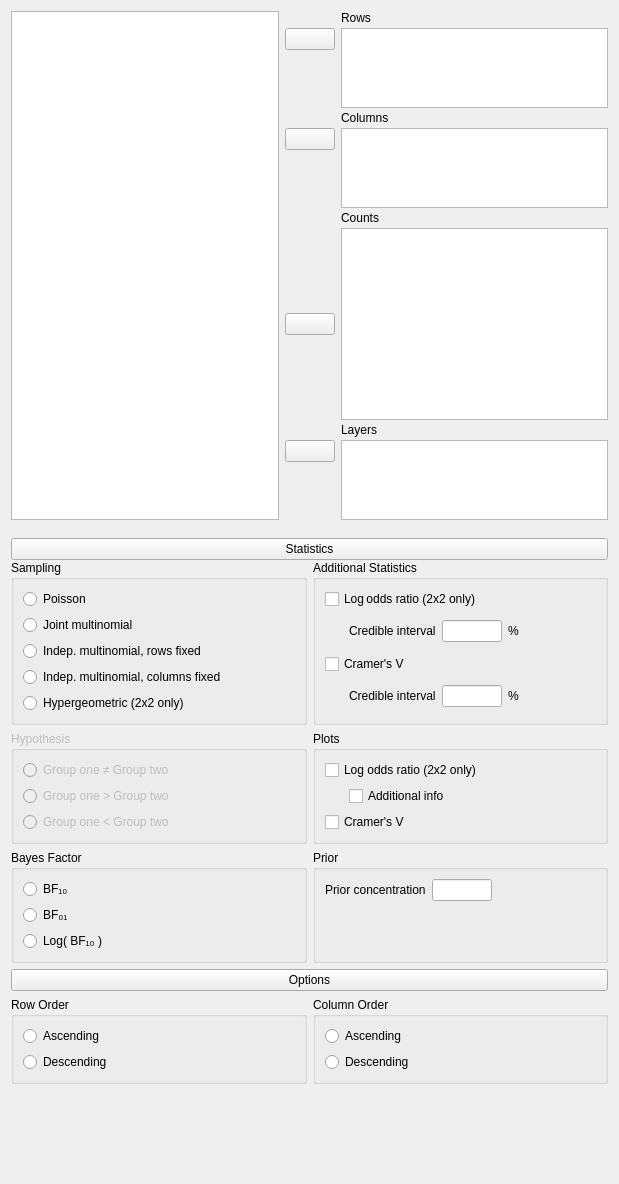
<?xml version="1.0" encoding="UTF-8"?>
<ui version="4.0">
 <class>ContingencyTablesBayesianForm</class>
 <widget class="QWidget" name="ContingencyTablesBayesianForm">
  <property name="geometry">
   <rect>
    <x>0</x>
    <y>0</y>
    <width>619</width>
    <height>1184</height>
   </rect>
  </property>
  <property name="sizePolicy">
   <sizepolicy hsizetype="Fixed" vsizetype="Preferred">
    <horstretch>0</horstretch>
    <verstretch>0</verstretch>
   </sizepolicy>
  </property>
  <property name="windowTitle">
   <string>Form</string>
  </property>
  <layout class="QGridLayout" name="gridLayout">
   <property name="verticalSpacing">
    <number>0</number>
   </property>
   <item row="0" column="0">
    <widget class="QWidget" name="topWidget" native="true">
     <property name="sizePolicy">
      <sizepolicy hsizetype="Preferred" vsizetype="Fixed">
       <horstretch>0</horstretch>
       <verstretch>0</verstretch>
      </sizepolicy>
     </property>
     <layout class="QGridLayout" name="gridLayout_2">
      <property name="leftMargin">
       <number>0</number>
      </property>
      <property name="topMargin">
       <number>0</number>
      </property>
      <property name="rightMargin">
       <number>0</number>
      </property>
      <property name="verticalSpacing">
       <number>3</number>
      </property>
      <item row="3" column="2">
       <widget class="QLabel" name="label_3">
        <property name="text">
         <string>Columns</string>
        </property>
       </widget>
      </item>
      <item row="4" column="1">
       <widget class="AssignButton" name="buttonAssignColumns">
        <property name="sizePolicy">
         <sizepolicy hsizetype="Fixed" vsizetype="Fixed">
          <horstretch>0</horstretch>
          <verstretch>0</verstretch>
         </sizepolicy>
        </property>
        <property name="minimumSize">
         <size>
          <width>50</width>
          <height>0</height>
         </size>
        </property>
        <property name="maximumSize">
         <size>
          <width>50</width>
          <height>16777215</height>
         </size>
        </property>
        <property name="text">
         <string/>
        </property>
       </widget>
      </item>
      <item row="4" column="2" rowspan="2">
       <widget class="BoundListView" name="columns">
        <property name="sizePolicy">
         <sizepolicy hsizetype="Expanding" vsizetype="Fixed">
          <horstretch>0</horstretch>
          <verstretch>0</verstretch>
         </sizepolicy>
        </property>
        <property name="minimumSize">
         <size>
          <width>0</width>
          <height>80</height>
         </size>
        </property>
        <property name="maximumSize">
         <size>
          <width>16777215</width>
          <height>80</height>
         </size>
        </property>
        <property name="selectionMode">
         <enum>QAbstractItemView::ExtendedSelection</enum>
        </property>
       </widget>
      </item>
      <item row="5" column="1">
       <spacer name="verticalSpacer_3">
        <property name="orientation">
         <enum>Qt::Vertical</enum>
        </property>
        <property name="sizeHint" stdset="0">
         <size>
          <width>20</width>
          <height>0</height>
         </size>
        </property>
       </spacer>
      </item>
      <item row="7" column="2">
       <widget class="boundSingleItemView" name="counts">
        <property name="sizePolicy">
         <sizepolicy hsizetype="Expanding" vsizetype="Fixed">
          <horstretch>0</horstretch>
          <verstretch>0</verstretch>
         </sizepolicy>
        </property>
        <property name="maximumSize">
         <size>
          <width>16777215</width>
          <height>16777215</height>
         </size>
        </property>
        <property name="selectionMode">
         <enum>QAbstractItemView::ExtendedSelection</enum>
        </property>
       </widget>
      </item>
      <item row="7" column="1">
       <widget class="AssignButton" name="buttonAssignCounts">
        <property name="sizePolicy">
         <sizepolicy hsizetype="Fixed" vsizetype="Fixed">
          <horstretch>0</horstretch>
          <verstretch>0</verstretch>
         </sizepolicy>
        </property>
        <property name="minimumSize">
         <size>
          <width>50</width>
          <height>0</height>
         </size>
        </property>
        <property name="maximumSize">
         <size>
          <width>50</width>
          <height>16777215</height>
         </size>
        </property>
        <property name="text">
         <string/>
        </property>
       </widget>
      </item>
      <item row="6" column="2">
       <widget class="QLabel" name="label">
        <property name="text">
         <string>Counts</string>
        </property>
       </widget>
      </item>
      <item row="8" column="2">
       <widget class="QLabel" name="label_4">
        <property name="text">
         <string>Layers</string>
        </property>
       </widget>
      </item>
      <item row="9" column="1">
       <widget class="AssignButton" name="buttonAssignLayers">
        <property name="sizePolicy">
         <sizepolicy hsizetype="Fixed" vsizetype="Fixed">
          <horstretch>0</horstretch>
          <verstretch>0</verstretch>
         </sizepolicy>
        </property>
        <property name="minimumSize">
         <size>
          <width>50</width>
          <height>0</height>
         </size>
        </property>
        <property name="maximumSize">
         <size>
          <width>50</width>
          <height>16777215</height>
         </size>
        </property>
        <property name="text">
         <string/>
        </property>
       </widget>
      </item>
      <item row="9" column="2" rowspan="2">
       <widget class="BoundListView" name="layers">
        <property name="sizePolicy">
         <sizepolicy hsizetype="Expanding" vsizetype="Fixed">
          <horstretch>0</horstretch>
          <verstretch>0</verstretch>
         </sizepolicy>
        </property>
        <property name="minimumSize">
         <size>
          <width>0</width>
          <height>80</height>
         </size>
        </property>
        <property name="maximumSize">
         <size>
          <width>16777215</width>
          <height>80</height>
         </size>
        </property>
        <property name="selectionMode">
         <enum>QAbstractItemView::ExtendedSelection</enum>
        </property>
       </widget>
      </item>
      <item row="10" column="1">
       <spacer name="verticalSpacer_5">
        <property name="orientation">
         <enum>Qt::Vertical</enum>
        </property>
        <property name="sizeHint" stdset="0">
         <size>
          <width>20</width>
          <height>0</height>
         </size>
        </property>
       </spacer>
      </item>
      <item row="1" column="1">
       <widget class="AssignButton" name="buttonAssignRows">
        <property name="sizePolicy">
         <sizepolicy hsizetype="Fixed" vsizetype="Fixed">
          <horstretch>0</horstretch>
          <verstretch>0</verstretch>
         </sizepolicy>
        </property>
        <property name="minimumSize">
         <size>
          <width>50</width>
          <height>0</height>
         </size>
        </property>
        <property name="maximumSize">
         <size>
          <width>50</width>
          <height>16777215</height>
         </size>
        </property>
        <property name="text">
         <string/>
        </property>
       </widget>
      </item>
      <item row="2" column="1">
       <spacer name="verticalSpacer_2">
        <property name="orientation">
         <enum>Qt::Vertical</enum>
        </property>
        <property name="sizeHint" stdset="0">
         <size>
          <width>20</width>
          <height>0</height>
         </size>
        </property>
       </spacer>
      </item>
      <item row="0" column="2">
       <widget class="QLabel" name="label_2">
        <property name="text">
         <string>Rows</string>
        </property>
       </widget>
      </item>
      <item row="1" column="2" rowspan="2">
       <widget class="BoundListView" name="rows">
        <property name="sizePolicy">
         <sizepolicy hsizetype="Expanding" vsizetype="Fixed">
          <horstretch>0</horstretch>
          <verstretch>0</verstretch>
         </sizepolicy>
        </property>
        <property name="minimumSize">
         <size>
          <width>0</width>
          <height>80</height>
         </size>
        </property>
        <property name="maximumSize">
         <size>
          <width>16777215</width>
          <height>80</height>
         </size>
        </property>
        <property name="selectionMode">
         <enum>QAbstractItemView::ExtendedSelection</enum>
        </property>
       </widget>
      </item>
      <item row="0" column="1">
       <widget class="QWidget" name="widget_8" native="true"/>
      </item>
      <item row="0" column="0" rowspan="11">
       <widget class="AvailableFieldsListView" name="listAvailableFields">
        <property name="sizePolicy">
         <sizepolicy hsizetype="Expanding" vsizetype="Preferred">
          <horstretch>0</horstretch>
          <verstretch>0</verstretch>
         </sizepolicy>
        </property>
        <property name="selectionMode">
         <enum>QAbstractItemView::ExtendedSelection</enum>
        </property>
       </widget>
      </item>
     </layout>
    </widget>
   </item>
   <item row="1" column="0">
    <widget class="QWidget" name="groupStatistics" native="true">
     <layout class="QGridLayout" name="gridLayout_16">
      <property name="leftMargin">
       <number>0</number>
      </property>
      <property name="rightMargin">
       <number>0</number>
      </property>
      <property name="bottomMargin">
       <number>3</number>
      </property>
      <property name="verticalSpacing">
       <number>0</number>
      </property>
      <item row="1" column="0" colspan="2">
       <widget class="ExpanderButton" name="pushButton">
        <property name="sizePolicy">
         <sizepolicy hsizetype="Expanding" vsizetype="Fixed">
          <horstretch>0</horstretch>
          <verstretch>0</verstretch>
         </sizepolicy>
        </property>
        <property name="minimumSize">
         <size>
          <width>573</width>
          <height>0</height>
         </size>
        </property>
        <property name="text">
         <string>Statistics</string>
        </property>
       </widget>
      </item>
      <item row="2" column="0" rowspan="2" colspan="2">
       <widget class="QWidget" name="panelStatistics" native="true">
        <layout class="QGridLayout" name="gridLayout_12">
         <property name="leftMargin">
          <number>0</number>
         </property>
         <property name="topMargin">
          <number>0</number>
         </property>
         <property name="rightMargin">
          <number>0</number>
         </property>
         <property name="bottomMargin">
          <number>0</number>
         </property>
         <item row="0" column="2" colspan="2">
          <widget class="BoundGroupBox" name="groupBox">
           <property name="title">
            <string>Additional Statistics</string>
           </property>
           <layout class="QGridLayout" name="gridLayout_9">
            <item row="2" column="0" colspan="2">
             <widget class="BoundCheckBox" name="oddsRatio">
              <property name="text">
               <string>Log odds ratio (2x2 only)</string>
              </property>
             </widget>
            </item>
            <item row="3" column="0" colspan="2">
             <widget class="QWidget" name="oddsRatioCredibleIntervalContainer" native="true">
              <layout class="QGridLayout" name="gridLayout_22">
               <property name="leftMargin">
                <number>24</number>
               </property>
               <property name="topMargin">
                <number>0</number>
               </property>
               <property name="bottomMargin">
                <number>0</number>
               </property>
               <item row="0" column="0">
                <widget class="QLabel" name="label_5">
                 <property name="sizePolicy">
                  <sizepolicy hsizetype="Fixed" vsizetype="Fixed">
                   <horstretch>0</horstretch>
                   <verstretch>0</verstretch>
                  </sizepolicy>
                 </property>
                 <property name="text">
                  <string>Credible interval</string>
                 </property>
                </widget>
               </item>
               <item row="0" column="1">
                <widget class="BoundTextBox" name="oddsRatioCredibleIntervalInterval">
                 <property name="maximumSize">
                  <size>
                   <width>60</width>
                   <height>16777215</height>
                  </size>
                 </property>
                </widget>
               </item>
               <item row="0" column="2">
                <widget class="QLabel" name="label_6">
                 <property name="text">
                  <string>%</string>
                 </property>
                </widget>
               </item>
              </layout>
             </widget>
            </item>
            <item row="4" column="0">
             <widget class="BoundCheckBox" name="effectSize">
              <property name="text">
               <string>Cramer's V</string>
              </property>
             </widget>
            </item>
            <item row="5" column="0" colspan="2">
             <widget class="QWidget" name="effectSizeCredibleIntervalContainer" native="true">
              <layout class="QGridLayout" name="gridLayout_23">
               <property name="leftMargin">
                <number>24</number>
               </property>
               <property name="topMargin">
                <number>0</number>
               </property>
               <property name="bottomMargin">
                <number>0</number>
               </property>
               <item row="0" column="0">
                <widget class="QLabel" name="label_8">
                 <property name="sizePolicy">
                  <sizepolicy hsizetype="Fixed" vsizetype="Fixed">
                   <horstretch>0</horstretch>
                   <verstretch>0</verstretch>
                  </sizepolicy>
                 </property>
                 <property name="text">
                  <string>Credible interval</string>
                 </property>
                </widget>
               </item>
               <item row="0" column="2">
                <widget class="QLabel" name="label_9">
                 <property name="text">
                  <string>%</string>
                 </property>
                </widget>
               </item>
               <item row="0" column="1">
                <widget class="BoundTextBox" name="effectSizeCredibleIntervalInterval">
                 <property name="maximumSize">
                  <size>
                   <width>60</width>
                   <height>16777215</height>
                  </size>
                 </property>
                </widget>
               </item>
              </layout>
             </widget>
            </item>
           </layout>
          </widget>
         </item>
         <item row="2" column="2" rowspan="2" colspan="2">
          <widget class="GroupBox" name="groupBox_16">
           <property name="title">
            <string>Prior</string>
           </property>
           <layout class="QGridLayout" name="gridLayout_10">
            <item row="2" column="0" colspan="3">
             <spacer name="verticalSpacer_4">
              <property name="orientation">
               <enum>Qt::Vertical</enum>
              </property>
              <property name="sizeHint" stdset="0">
               <size>
                <width>20</width>
                <height>40</height>
               </size>
              </property>
             </spacer>
            </item>
            <item row="1" column="0">
             <widget class="QLabel" name="label_7">
              <property name="text">
               <string>Prior concentration</string>
              </property>
             </widget>
            </item>
            <item row="1" column="1">
             <widget class="BoundTextBox" name="priorConcentration">
              <property name="maximumSize">
               <size>
                <width>60</width>
                <height>16777215</height>
               </size>
              </property>
             </widget>
            </item>
            <item row="1" column="2">
             <spacer name="horizontalSpacer">
              <property name="orientation">
               <enum>Qt::Horizontal</enum>
              </property>
              <property name="sizeHint" stdset="0">
               <size>
                <width>40</width>
                <height>20</height>
               </size>
              </property>
             </spacer>
            </item>
           </layout>
          </widget>
         </item>
         <item row="1" column="2" colspan="2">
          <widget class="GroupBox" name="groupBox_2">
           <property name="title">
            <string>Plots</string>
           </property>
           <layout class="QGridLayout" name="gridLayout_15">
            <item row="1" column="0">
             <widget class="QWidget" name="widget_12" native="true">
              <layout class="QGridLayout" name="gridLayout_14">
               <property name="leftMargin">
                <number>24</number>
               </property>
               <property name="topMargin">
                <number>0</number>
               </property>
               <property name="rightMargin">
                <number>0</number>
               </property>
               <property name="bottomMargin">
                <number>0</number>
               </property>
               <item row="0" column="0">
                <widget class="BoundCheckBox" name="plotPosteriorOddsRatioAdditionalInfo">
                 <property name="text">
                  <string>Additional info</string>
                 </property>
                </widget>
               </item>
              </layout>
             </widget>
            </item>
            <item row="0" column="0">
             <widget class="BoundCheckBox" name="plotPosteriorOddsRatio">
              <property name="text">
               <string>Log odds ratio (2x2 only)</string>
              </property>
             </widget>
            </item>
            <item row="2" column="0">
             <widget class="BoundCheckBox" name="plotPosteriorEffectSize">
              <property name="text">
               <string>Cramer's V</string>
              </property>
             </widget>
            </item>
           </layout>
          </widget>
         </item>
         <item row="0" column="0" colspan="2">
          <widget class="BoundGroupBox" name="samplingModel">
           <property name="title">
            <string>Sampling</string>
           </property>
           <layout class="QGridLayout" name="gridLayout_13">
            <item row="4" column="0">
             <widget class="QRadioButton" name="_5Hypergeometric">
              <property name="text">
               <string>Hypergeometric (2x2 only)</string>
              </property>
             </widget>
            </item>
            <item row="2" column="0">
             <widget class="QRadioButton" name="_3IndependentRowsFixed">
              <property name="text">
               <string>Indep. multinomial, rows fixed</string>
              </property>
             </widget>
            </item>
            <item row="3" column="0">
             <widget class="QRadioButton" name="_4IndependentColumnsFixed">
              <property name="text">
               <string>Indep. multinomial, columns fixed</string>
              </property>
             </widget>
            </item>
            <item row="0" column="0">
             <widget class="QRadioButton" name="_1Poisson">
              <property name="text">
               <string>Poisson</string>
              </property>
             </widget>
            </item>
            <item row="1" column="0">
             <widget class="QRadioButton" name="_2Multinomial">
              <property name="text">
               <string>Joint multinomial</string>
              </property>
             </widget>
            </item>
           </layout>
          </widget>
         </item>
         <item row="1" column="0" colspan="2">
          <widget class="BoundGroupBox" name="hypothesis">
           <property name="enabled">
            <bool>false</bool>
           </property>
           <property name="title">
            <string>Hypothesis</string>
           </property>
           <layout class="QGridLayout" name="gridLayout_11">
            <item row="1" column="0">
             <widget class="QRadioButton" name="_2oneTailedGreaterThan">
              <property name="text">
               <string>Group one &gt; Group two</string>
              </property>
             </widget>
            </item>
            <item row="0" column="0">
             <widget class="QRadioButton" name="_1twoTailed">
              <property name="text">
               <string>Group one ≠ Group two</string>
              </property>
             </widget>
            </item>
            <item row="2" column="0">
             <widget class="QRadioButton" name="_3oneTailedLessThan">
              <property name="text">
               <string>Group one &lt; Group two</string>
              </property>
             </widget>
            </item>
           </layout>
          </widget>
         </item>
         <item row="2" column="0" rowspan="2" colspan="2">
          <widget class="BoundGroupBox" name="bayesFactorType">
           <property name="title">
            <string>Bayes Factor</string>
           </property>
           <layout class="QGridLayout" name="gridLayout_5">
            <item row="1" column="0">
             <widget class="QRadioButton" name="_2BF01">
              <property name="text">
               <string>BF₀₁</string>
              </property>
             </widget>
            </item>
            <item row="0" column="0">
             <widget class="QRadioButton" name="_1BF10">
              <property name="text">
               <string>BF₁₀</string>
              </property>
             </widget>
            </item>
            <item row="2" column="0">
             <widget class="QRadioButton" name="_3LBF10">
              <property name="text">
               <string>Log( BF₁₀ )</string>
              </property>
             </widget>
            </item>
           </layout>
          </widget>
         </item>
        </layout>
       </widget>
      </item>
     </layout>
    </widget>
   </item>
   <item row="2" column="0">
    <widget class="QWidget" name="groupOptions" native="true">
     <layout class="QGridLayout" name="gridLayout_18">
      <property name="leftMargin">
       <number>0</number>
      </property>
      <property name="topMargin">
       <number>3</number>
      </property>
      <property name="rightMargin">
       <number>0</number>
      </property>
      <property name="bottomMargin">
       <number>3</number>
      </property>
      <item row="0" column="0" colspan="2">
       <widget class="ExpanderButton" name="pushButton_3">
        <property name="sizePolicy">
         <sizepolicy hsizetype="Expanding" vsizetype="Fixed">
          <horstretch>0</horstretch>
          <verstretch>0</verstretch>
         </sizepolicy>
        </property>
        <property name="text">
         <string>Options</string>
        </property>
       </widget>
      </item>
      <item row="1" column="0" colspan="2">
       <widget class="QWidget" name="panelOptions" native="true">
        <layout class="QGridLayout" name="gridLayout_6">
         <property name="leftMargin">
          <number>0</number>
         </property>
         <property name="topMargin">
          <number>0</number>
         </property>
         <property name="rightMargin">
          <number>0</number>
         </property>
         <property name="bottomMargin">
          <number>0</number>
         </property>
         <item row="0" column="0">
          <widget class="BoundGroupBox" name="rowOrder">
           <property name="title">
            <string>Row Order</string>
           </property>
           <layout class="QGridLayout" name="gridLayout_7">
            <item row="0" column="0">
             <widget class="QRadioButton" name="_1rowsAscending">
              <property name="text">
               <string>Ascending</string>
              </property>
             </widget>
            </item>
            <item row="1" column="0">
             <widget class="QRadioButton" name="_2rowsDescending">
              <property name="text">
               <string>Descending</string>
              </property>
             </widget>
            </item>
           </layout>
          </widget>
         </item>
         <item row="0" column="1">
          <widget class="BoundGroupBox" name="columnOrder">
           <property name="title">
            <string>Column Order</string>
           </property>
           <layout class="QGridLayout" name="gridLayout_8">
            <item row="0" column="0">
             <widget class="QRadioButton" name="_1columnsAscending">
              <property name="text">
               <string>Ascending</string>
              </property>
             </widget>
            </item>
            <item row="1" column="0">
             <widget class="QRadioButton" name="_2columnsDescending">
              <property name="text">
               <string>Descending</string>
              </property>
             </widget>
            </item>
           </layout>
          </widget>
         </item>
        </layout>
       </widget>
      </item>
     </layout>
    </widget>
   </item>
   <item row="3" column="0">
    <spacer name="verticalSpacer">
     <property name="orientation">
      <enum>Qt::Vertical</enum>
     </property>
     <property name="sizeHint" stdset="0">
      <size>
       <width>20</width>
       <height>40</height>
      </size>
     </property>
    </spacer>
   </item>
  </layout>
 </widget>
 <customwidgets>
  <customwidget>
   <class>AssignButton</class>
   <extends>QPushButton</extends>
   <header>widgets/assignbutton.h</header>
  </customwidget>
  <customwidget>
   <class>AvailableFieldsListView</class>
   <extends>QListView</extends>
   <header>widgets/availablefieldslistview.h</header>
  </customwidget>
  <customwidget>
   <class>BoundListView</class>
   <extends>QListView</extends>
   <header>widgets/boundlistview.h</header>
  </customwidget>
  <customwidget>
   <class>GroupBox</class>
   <extends>QGroupBox</extends>
   <header>widgets/groupbox.h</header>
   <container>1</container>
  </customwidget>
  <customwidget>
   <class>BoundTextBox</class>
   <extends>QLineEdit</extends>
   <header>widgets/boundtextbox.h</header>
  </customwidget>
  <customwidget>
   <class>BoundGroupBox</class>
   <extends>QGroupBox</extends>
   <header>widgets/boundgroupbox.h</header>
   <container>1</container>
  </customwidget>
  <customwidget>
   <class>ExpanderButton</class>
   <extends>QPushButton</extends>
   <header>widgets/expanderbutton.h</header>
  </customwidget>
  <customwidget>
   <class>BoundCheckBox</class>
   <extends>QCheckBox</extends>
   <header>widgets/boundcheckbox.h</header>
  </customwidget>
  <customwidget>
   <class>boundSingleItemView</class>
   <extends>QListView</extends>
   <header>widgets/boundsingleitemview.h</header>
  </customwidget>
 </customwidgets>
 <resources/>
 <connections>
  <connection>
   <sender>_1Poisson</sender>
   <signal>toggled(bool)</signal>
   <receiver>ContingencyTablesBayesianForm</receiver>
   <slot>independentMultinomialSamplingToggled(bool)</slot>
   <hints>
    <hint type="sourcelabel">
     <x>152</x>
     <y>497</y>
    </hint>
    <hint type="destinationlabel">
     <x>292</x>
     <y>453</y>
    </hint>
   </hints>
  </connection>
  <connection>
   <sender>_2Multinomial</sender>
   <signal>toggled(bool)</signal>
   <receiver>ContingencyTablesBayesianForm</receiver>
   <slot>independentMultinomialSamplingToggled(bool)</slot>
   <hints>
    <hint type="sourcelabel">
     <x>152</x>
     <y>516</y>
    </hint>
    <hint type="destinationlabel">
     <x>292</x>
     <y>453</y>
    </hint>
   </hints>
  </connection>
  <connection>
   <sender>_3IndependentRowsFixed</sender>
   <signal>toggled(bool)</signal>
   <receiver>ContingencyTablesBayesianForm</receiver>
   <slot>independentMultinomialSamplingToggled(bool)</slot>
   <hints>
    <hint type="sourcelabel">
     <x>152</x>
     <y>535</y>
    </hint>
    <hint type="destinationlabel">
     <x>292</x>
     <y>453</y>
    </hint>
   </hints>
  </connection>
  <connection>
   <sender>_4IndependentColumnsFixed</sender>
   <signal>toggled(bool)</signal>
   <receiver>ContingencyTablesBayesianForm</receiver>
   <slot>independentMultinomialSamplingToggled(bool)</slot>
   <hints>
    <hint type="sourcelabel">
     <x>152</x>
     <y>554</y>
    </hint>
    <hint type="destinationlabel">
     <x>292</x>
     <y>453</y>
    </hint>
   </hints>
  </connection>
  <connection>
   <sender>_5Hypergeometric</sender>
   <signal>toggled(bool)</signal>
   <receiver>ContingencyTablesBayesianForm</receiver>
   <slot>otherSamplingToggled(bool)</slot>
   <hints>
    <hint type="sourcelabel">
     <x>152</x>
     <y>573</y>
    </hint>
    <hint type="destinationlabel">
     <x>292</x>
     <y>453</y>
    </hint>
   </hints>
  </connection>
 </connections>
 <slots>
  <slot>independentMultinomialSamplingToggled(bool)</slot>
  <slot>otherSamplingToggled(bool)</slot>
 </slots>
</ui>
